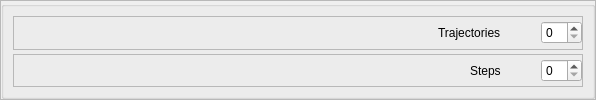
          <widget class="QFrame" name="frame_52">
           <property name="frameShape">
            <enum>QFrame::StyledPanel</enum>
           </property>
           <property name="frameShadow">
            <enum>QFrame::Raised</enum>
           </property>
           <layout class="QVBoxLayout" name="verticalLayout_40">
            <property name="spacing">
             <number>4</number>
            </property>
            <property name="leftMargin">
             <number>0</number>
            </property>
            <property name="topMargin">
             <number>0</number>
            </property>
            <property name="rightMargin">
             <number>0</number>
            </property>
            <property name="bottomMargin">
             <number>0</number>
            </property>
            <item>
             <widget class="QGroupBox" name="groupBox_5">
              <property name="sizePolicy">
               <sizepolicy hsizetype="Expanding" vsizetype="Expanding">
                <horstretch>0</horstretch>
                <verstretch>0</verstretch>
               </sizepolicy>
              </property>
              <property name="title">
               <string/>
              </property>
              <layout class="QVBoxLayout" name="verticalLayout_14">
               <property name="spacing">
                <number>4</number>
               </property>
               <property name="leftMargin">
                <number>9</number>
               </property>
               <property name="topMargin">
                <number>9</number>
               </property>
               <property name="rightMargin">
                <number>9</number>
               </property>
               <property name="bottomMargin">
                <number>9</number>
               </property>
               <item>
                <widget class="QFrame" name="frame_54">
                 <property name="frameShape">
                  <enum>QFrame::StyledPanel</enum>
                 </property>
                 <property name="frameShadow">
                  <enum>QFrame::Raised</enum>
                 </property>
                 <layout class="QHBoxLayout" name="horizontalLayout_17">
                  <property name="spacing">
                   <number>0</number>
                  </property>
                  <property name="leftMargin">
                   <number>0</number>
                  </property>
                  <property name="topMargin">
                   <number>0</number>
                  </property>
                  <property name="rightMargin">
                   <number>0</number>
                  </property>
                  <property name="bottomMargin">
                   <number>0</number>
                  </property>
                  <item>
                   <spacer name="horizontalSpacer_11">
                    <property name="orientation">
                     <enum>Qt::Horizontal</enum>
                    </property>
                    <property name="sizeHint" stdset="0">
                     <size>
                      <width>424</width>
                      <height>20</height>
                     </size>
                    </property>
                   </spacer>
                  </item>
                  <item>
                   <widget class="QLabel" name="label_26">
                    <property name="text">
                     <string>Trajectories</string>
                    </property>
                   </widget>
                  </item>
                  <item>
                   <spacer name="horizontalSpacer_12">
                    <property name="orientation">
                     <enum>Qt::Horizontal</enum>
                    </property>
                    <property name="sizeType">
                     <enum>QSizePolicy::Fixed</enum>
                    </property>
                    <property name="sizeHint" stdset="0">
                     <size>
                      <width>40</width>
                      <height>20</height>
                     </size>
                    </property>
                   </spacer>
                  </item>
                  <item>
                   <widget class="QSpinBox" name="spinBox_3"/>
                  </item>
                 </layout>
                </widget>
               </item>
               <item>
                <widget class="QFrame" name="frame_53">
                 <property name="frameShape">
                  <enum>QFrame::StyledPanel</enum>
                 </property>
                 <property name="frameShadow">
                  <enum>QFrame::Raised</enum>
                 </property>
                 <layout class="QHBoxLayout" name="horizontalLayout_16">
                  <property name="spacing">
                   <number>0</number>
                  </property>
                  <property name="leftMargin">
                   <number>0</number>
                  </property>
                  <property name="topMargin">
                   <number>0</number>
                  </property>
                  <property name="rightMargin">
                   <number>0</number>
                  </property>
                  <property name="bottomMargin">
                   <number>0</number>
                  </property>
                  <item>
                   <spacer name="horizontalSpacer_9">
                    <property name="orientation">
                     <enum>Qt::Horizontal</enum>
                    </property>
                    <property name="sizeHint" stdset="0">
                     <size>
                      <width>419</width>
                      <height>10</height>
                     </size>
                    </property>
                   </spacer>
                  </item>
                  <item>
                   <widget class="QLabel" name="label_25">
                    <property name="text">
                     <string>Steps</string>
                    </property>
                   </widget>
                  </item>
                  <item>
                   <spacer name="horizontalSpacer_10">
                    <property name="orientation">
                     <enum>Qt::Horizontal</enum>
                    </property>
                    <property name="sizeType">
                     <enum>QSizePolicy::Fixed</enum>
                    </property>
                    <property name="sizeHint" stdset="0">
                     <size>
                      <width>40</width>
                      <height>10</height>
                     </size>
                    </property>
                   </spacer>
                  </item>
                  <item>
                   <widget class="QSpinBox" name="spinBox_2"/>
                  </item>
                 </layout>
                </widget>
               </item>
              </layout>
             </widget>
            </item>
           </layout>
          </widget>
